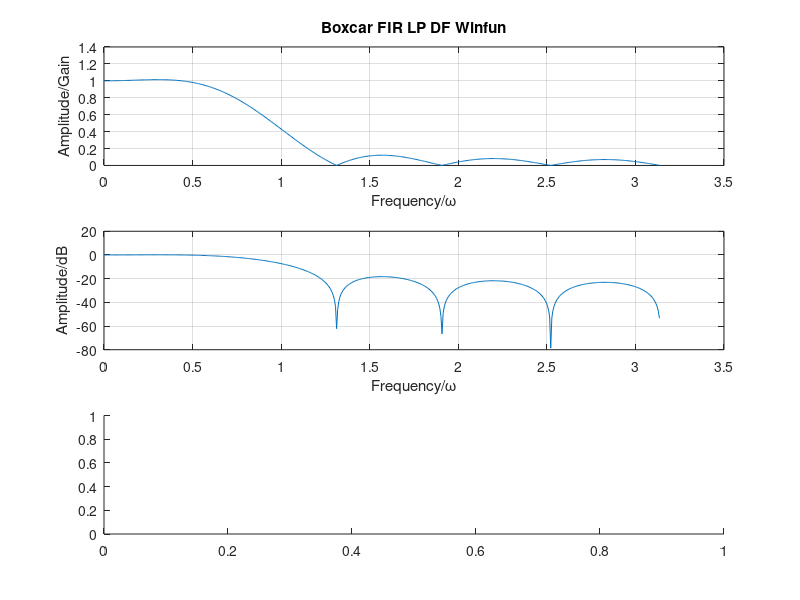

Write MATLAB code to recreate this figure. (Note: this script raises an error after producing the figure.)
% Author: Zeyu
% 2019-06-25 20:01:49 @ SUT
%%
fpb = 0.2*pi; % passband_boundary_frequency
fsb = 0.4*pi; % stopband_boundary_frequency
wn = (fpb + fsb)/(2*pi); % normalized cutoff freq
Bt = fsb - fpb;
N = ceil(1.8*pi/Bt);%Rectangular window,DF ordder
%N = N0 + mod(N0+1,2);
bz = fir1(N,wn,'low',boxcar(N+1));
[H,W] = freqz(bz,1,512);

figure('NumberTitle', 'off', 'Name', 'DSP_Zeyu');
subplot(3,1,1);
plot(W,abs(H));
grid on;
xlabel('Frequency/\omega');
ylabel('Amplitude/Gain');
title('Boxcar FIR LP DF Winfun');

subplot(3,1,2);
plot(W,20*log10(abs(H)));
grid on;
xlabel('Frequency/\omega');
ylabel('Amplitude/dB');

subplot(3,1,3);
uir = ifft(H,'symmetric');
T = [0:24];
plot(T,uir(1:25));
grid on;
xlabel('Point');
ylabel('Amplitude');